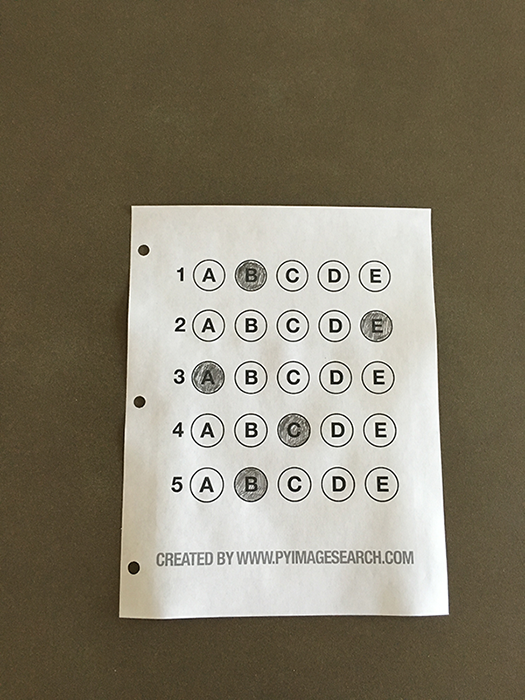
#> input picture 4.sheet_evaluate/oriImgs/answer.png, 525 x 700 px
$ python sheet_evaluate.py
#> lines starting #> are read from the running program, lines starting #| are printed output that depends on the picture; after the words box and inside, x2 and y2 are one past the last pixel; in counts of white or black regions, pixels touching at a corner belong together
import cv2
import numpy as np

def cv_show(name, img):
    cv2.imshow(name, img)
    cv2.waitKey(0)
    cv2.destroyAllWindows()

def getVertices(box):
    rect = np.zeros((4, 2), dtype = "float32")

    # 按顺序找到对应坐标0123分别是 左上，右上，右下，左下
    s = box.sum(axis = 1)  # 按照y轴计算和，也就是就算坐标x和y的和
    rect[0] = box[np.argmin(s)]
    rect[2] = box[np.argmax(s)]

    d = np.diff(box, axis = 1)  # 按照y轴计算差，也就是计算坐标x和y的差
    rect[1] = box[np.argmin(d)]
    rect[3] = box[np.argmax(d)]

    return rect

def sortContours(cnts, method = "left-to-right"):
    if method == "left-to-right":
        i = 0
    elif method == "top-to-bottom":
        i = 1
    boundingBoxes = [cv2.boundingRect(c) for c in cnts]
    (cnts, boundingBoxes) = zip(*sorted(zip(cnts, boundingBoxes), key=lambda x: x[1][i]))  # x[1][i]表示zip打包的元组第1个元素的第i轴

    return cnts, boundingBoxes

ansImg = cv2.imread('./oriImgs/answer.png')
#> ansImg is the input picture: shape (700, 525, 3); mean B, G, R 104.7, 123.2, 130.7
cv_show('ans', ansImg)

ansGray = cv2.cvtColor(ansImg, cv2.COLOR_BGR2GRAY)
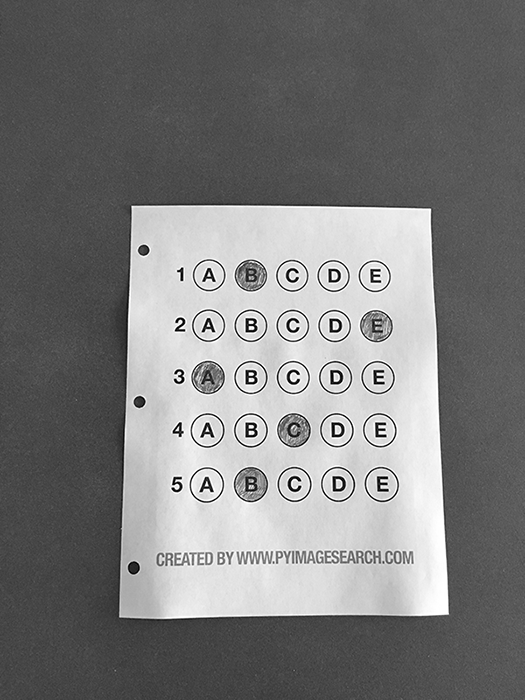
#> ansGray: shape (700, 525); min 0, max 255, mean 123.4
cv_show('ansGray', ansGray)

ansBlur = cv2.GaussianBlur(ansGray, (5, 5), 0)
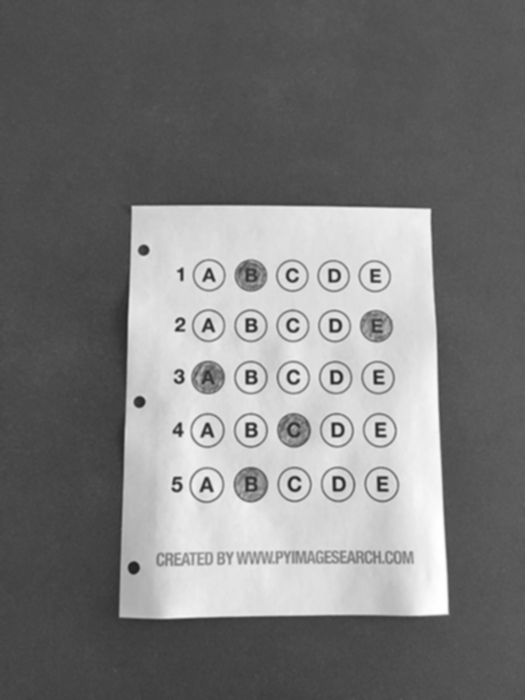
#> ansBlur: shape (700, 525); min 34, max 255, mean 123.4
cv_show('ansBlur', ansBlur)
# canny边缘检测前先用高斯滤波去掉噪声
ansEdge = cv2.Canny(ansBlur, 75, 200)
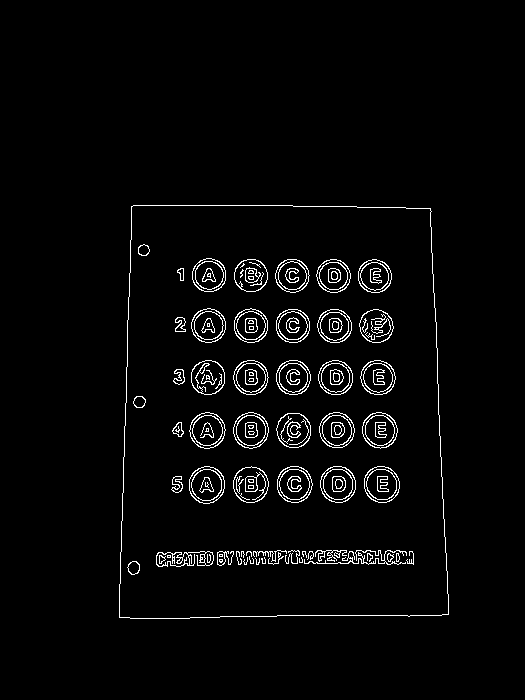
#> ansEdge: shape (700, 525); 2.9% white in thin lines or dots, all inside (x1, y1, x2, y2) = (119, 205, 449, 619)
cv_show('ansEdge', ansEdge)

ansCnts = cv2.findContours(ansEdge.copy(), cv2.RETR_EXTERNAL, cv2.CHAIN_APPROX_SIMPLE)[0]
#> ansCnts = 1 contour; box (x1, y1, x2, y2) and area: (119, 205, 449, 619) 128732
ansOtl = ansImg.copy()
cv2.drawContours(ansOtl, ansCnts, -1, (0, 0, 255), 3)
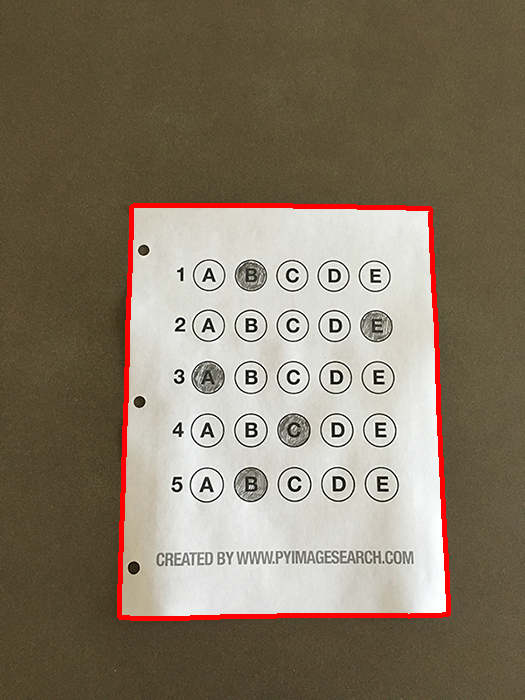
#> ansOtl: shape (700, 525, 3); 1.96% of pixels changed, all inside (x1, y1, x2, y2) = (117, 203, 451, 621)
cv_show('ansOtl', ansOtl)

# 根据轮廓大小进行排序
ansCnts = sorted(ansCnts, key = cv2.contourArea, reverse=True)

for c in ansCnts:
    # 计算轮廓周长
    peri = cv2.arcLength(c, True)
    # epsilon = 0.02 * peri，表示轮廓近似阈值
    # True表示封闭的
    approx = cv2.approxPolyDP(c, 0.02 * peri, True)

    # 4个点的时候就拿出来
    if len(approx) == 4:
        docCnts = approx
        break
#> this loop made 1 pass
#> (peri, docCnts) on pass 1: (1462.8, [[131, 206], [119, 617], [448, 614], [430, 208]])

docCnts = docCnts.reshape(4, 2)  # 轮廓坐标点其实也是按照左上、右上、右下和左下的顺序
rect = getVertices(docCnts)  # 得到轮廓顶点
#> in getVertices, `s = box.sum(axis = 1)`: s = [337, 736, 1062, 638]
#> in getVertices, `d = np.diff(box, axis = 1)`: d = [75, 498, 166, -222]
#> rect = [[131, 206], [430, 208], [448, 614], [119, 617]]

# 计算输入的w和h值
(tl, tr, br, bl) = rect
#> tl = [131, 206]; tr = [430, 208]; br = [448, 614]; bl = [119, 617]

widthA = np.sqrt(((br[0] - bl[0]) ** 2) + ((br[1] - bl[1]) ** 2))
#> widthA = 329
widthB = np.sqrt(((tr[0] - tl[0]) ** 2) + ((tr[1] - tl[1]) ** 2))
#> widthB = 299
maxWidth = max(int(widthA), int(widthB))
#> maxWidth = 329

heightA = np.sqrt(((tr[0] - br[0]) ** 2) + ((tr[1] - br[1]) ** 2))
#> heightA = 406.4
heightB = np.sqrt(((tl[0] - bl[0]) ** 2) + ((tl[1] - bl[1]) ** 2))
#> heightB = 411.2
maxHeight = max(int(heightA), int(heightB))
#> maxHeight = 411

# 变换后对应坐标位置
dst = np.array([[0, 0],
                [maxWidth - 1, 0],
                [maxWidth - 1, maxHeight - 1],
                [0, maxHeight - 1]], dtype = "float32")
#> dst = [[0, 0], [328, 0], [328, 410], [0, 410]]

# 计算变换矩阵
M = cv2.getPerspectiveTransform(rect, dst)
#> M = [[1.14, 0.0332, -155.6], [-0.00769, 1.15, -235.9], [-4.2e-05, 0.000256, 1]]

# 透视矫正
ansWarp = cv2.warpPerspective(ansGray, M, (maxWidth, maxHeight))
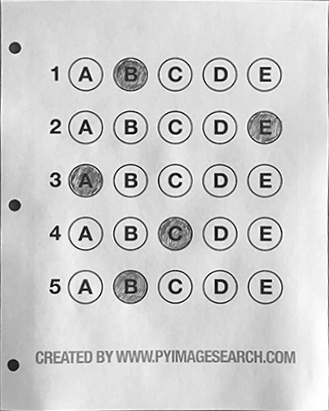
#> ansWarp: shape (411, 329); min 0, max 255, mean 206.3
cv_show('ansWarp', ansWarp)

ansBin = cv2.threshold(ansWarp, 10, 255, cv2.THRESH_BINARY_INV | cv2.THRESH_OTSU)[1]
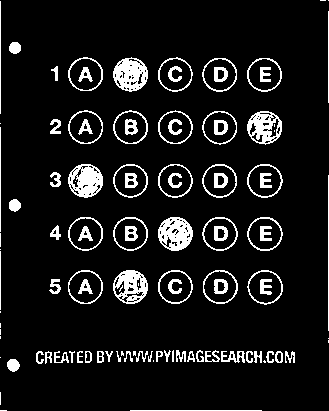
#> ansBin: shape (411, 329); 9.5% white; 107 white regions (23 under 20 px), largest, box (x1, y1, x2, y2) and area: (113, 57, 148, 92) 817, (158, 217, 193, 251) 805, (68, 164, 103, 198) 793
cv_show('ansBin', ansBin)

# 找到每一个圆圈轮廓
ansCnts = cv2.findContours(ansBin.copy(), cv2.RETR_EXTERNAL, cv2.CHAIN_APPROX_SIMPLE)[0]

circle1 = ansWarp.copy()
cv2.drawContours(circle1, ansCnts, -1, (0, 0, 255), 3)
# cv_show('circle1', circle1)

# 找到选项的轮廓
optionCnts = []
for c in ansCnts:
    (x, y, w, h) = cv2.boundingRect(c)
    ratio = w / float(h)

    # 根据实际情况指定标准
    if w >= 20 and h >= 20 and ratio >= 0.9 and ratio <= 1.1:
        optionCnts.append(c)

# 找到的轮廓按从上到下的顺序排列
optionCnts = sortContours(optionCnts, method = "top-to-bottom")[0]

circle2 = ansWarp.copy()
cv2.drawContours(circle2, optionCnts, -1, (0, 0, 255), 3)

cv2.imshow('ansBin', ansBin)
cv2.imshow('circle1', circle1)
cv2.imshow('circle2', circle2)
cv2.waitKey(0)
cv2.destroyAllWindows()

# 正确答案
ANSWER_KEY = {0: 1, 1: 4, 2: 0, 3: 3, 4: 1}
# 答对数量
correct = 0

# 每排有5个选项，对每一排进行遍历
for (row, i) in enumerate(np.arange(0, len(optionCnts), 5)):
    cnts = sortContours(optionCnts[i: i + 5])[0]

    maxWhite = None
    # 遍历每一排的轮廓
    for (j, c) in enumerate(cnts):
        mask = np.zeros(ansBin.shape, dtype="uint8")
        cv2.drawContours(mask, [c], -1, 255, -1)  # -1表示填充
        # cv_show('mask', mask)

        mask = cv2.bitwise_and(ansBin, ansBin, mask = mask)
        # cv_show('mask', mask)

        white = cv2.countNonZero(mask)  # 计算白点数量
        if maxWhite == None or white > maxWhite[0]:
            maxWhite = (white, j)

    # 对比答案
    color = (0, 0, 255)
    k = ANSWER_KEY[row]
    if k == maxWhite[1]:
        color = (0, 255, 0)
        correct += 1

    cv2.drawContours(ansWarp, [cnts[k]], -1, color, 3)

score = (correct / 5.0) * 100
print('[INFO] score: {:.2f}%'.format(score))

cv2.putText(ansWarp, '{:.2f}%'.format(score), (10, 30), cv2.FONT_HERSHEY_SIMPLEX, 0.9, (0, 0, 255), 2)
cv2.imshow('origin', ansImg)
cv2.imshow('grade', ansWarp)
cv2.imwrite('./resImgs/grade.png', ansWarp)
cv2.waitKey(0)
cv2.destroyAllWindows()
